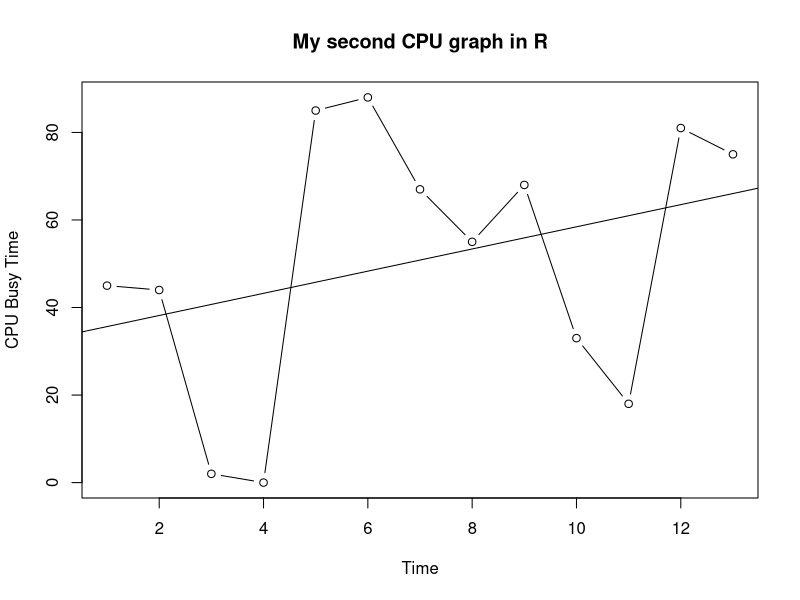

This figure's R source:
#This is the collection of CPU
cpu <- c(55,56,98,100,15,12,33,45,32,67,82,19,25)
cpuBusy <- (100 - cpu)

#Save as PNG
  #plot(cpu, type='b', xlab="Time", ylab="CPU Idle Time", main="My first CPU graph in R")
#Save as PNG
plot(cpuBusy, type='b', xlab="Time", ylab="CPU Busy Time", main="My second CPU graph in R")

#Can we predict a trend in CPU usage? - Linear Model
#Independent variable
x <- c(rep(1:length(cpuBusy)))
y <- lm(cpuBusy ~ x)

abline(y) 



